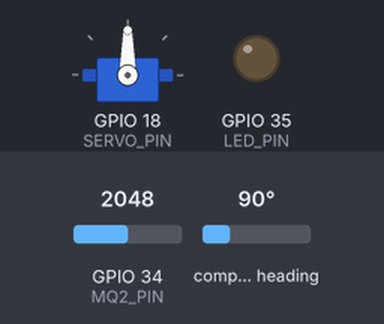
The program below on a simulated ESP32. Shown: servo, output pins drawn as LEDs (lit = HIGH). Inputs (shaded band) come from the test bench; at power-on: compass heading 90°, GPIO 34 (MQ2_PIN) = 2048 (analog values on the 0–4095 scale). The ROS host is connected and sends only what is stated.

Above: at 5.2 s.
5.3 s: compass heading set to 7°
At 6.5 s:
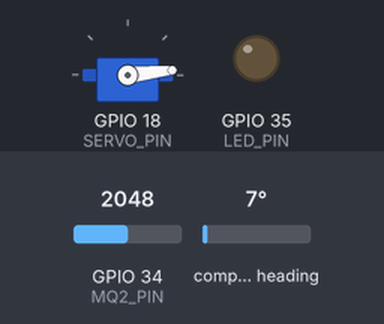
6.8 s: GPIO 34 (MQ2_PIN) set to 3138
8.3 s: GPIO 34 (MQ2_PIN) set to 3261
At 9.3 s:
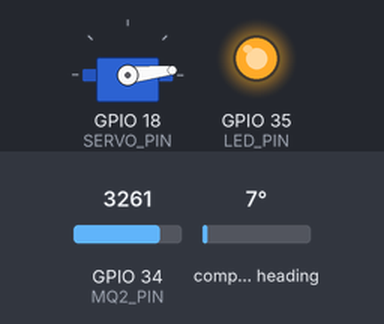
9.8 s: compass heading set to 90°
At 10.6 s:
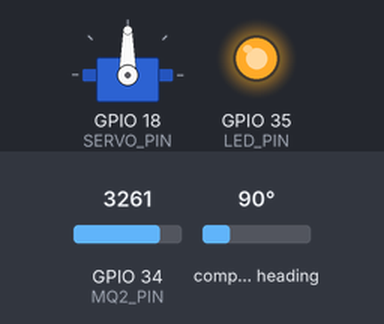
11.3 s: compass heading set to 180°
At 12.5 s:
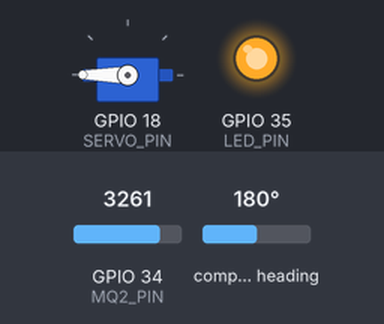
12.8 s: GPIO 34 (MQ2_PIN) set to 3160
At 13.9 s:
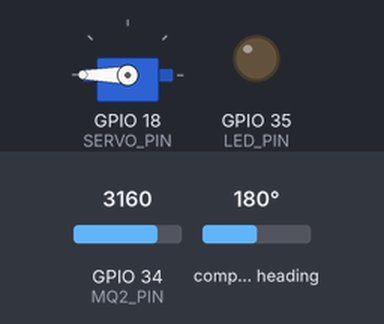
Timing chart, 0 to 15.3 s (numbered marks = the images above; inputs shaded):
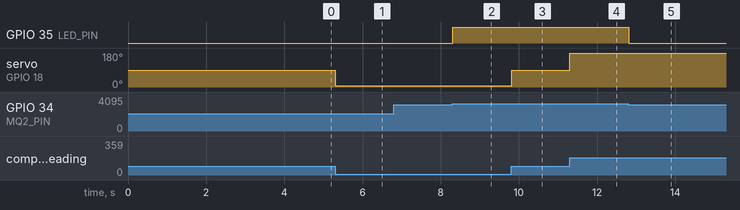

The program:

main.cpp
```cpp
#include <Arduino.h>
#include <WiFi.h>
#include <micro_ros_platformio.h>

#include <rcl/rcl.h>
#include <rclc/rclc.h>
#include <rclc/executor.h>

#include <std_msgs/msg/int32.h>

#include <Wire.h>
#include <AS5600.h>
#include <ESP32Servo.h>

/* ===================== CONFIG ===================== */

// WiFi credentials
char ssid[] = "PRABHU";
char password[] = "kee129..";

// micro-ROS Agent (PC running micro-ROS agent)
IPAddress agent_ip(10,239,213,239);
uint16_t agent_port = 8888;

/* ===================== HARDWARE ===================== */

AS5600 as5600;
Servo smokeServo;

// Pins
#define MQ2_PIN    34
#define SERVO_PIN  18
#define LED_PIN    35

/* =================== MICRO-ROS =================== */

rcl_publisher_t pub_smoke;
std_msgs__msg__Int32 msg_smoke;

rcl_timer_t timer;
rclc_executor_t executor;
rclc_support_t support;
rcl_allocator_t allocator;
rcl_node_t node;

/* ===================== MACROS ===================== */

#define RCCHECK(fn) { rcl_ret_t rc = fn; if (rc != RCL_RET_OK) error_loop(); }
#define RCSOFTCHECK(fn) { rcl_ret_t rc = fn; (void) rc; }

/* ===================== ERROR LOOP ===================== */

void error_loop()
{
  while (1)
  {
    delay(100);
  }
}

/* ===================== TIMER CALLBACK ===================== */

// This now runs incredibly fast: every 50ms (20 times a second)
void timer_callback(rcl_timer_t *timer, int64_t last_call_time)
{
  (void) last_call_time;

  if (timer != NULL)
  {
    // -----------------------------
    // 1. Encoder -> Servo Logic (HIGH SENSITIVITY)
    // -----------------------------
    float towerAngle = as5600.readAngle() * 360.0 / 4096.0;
    float servoAngle = 0;

    // Cut off excessive readings from 180 to 360
    if(towerAngle > 180.0) {
      servoAngle = 180.0;
    } else {
      servoAngle = towerAngle;
    }

    smokeServo.write(servoAngle);

    // -----------------------------
    // 2. MQ2 -> LED Logic
    // -----------------------------
    int smokeValue = analogRead(MQ2_PIN);

    if(smokeValue < 1200) {
      digitalWrite(LED_PIN, LOW); // SAFE
    }
    else if(smokeValue < 2200) {
      digitalWrite(LED_PIN, LOW); // LOW RISK
    }
    else if(smokeValue < 3200) {
      digitalWrite(LED_PIN, LOW); // MEDIUM RISK
    }
    else {
      digitalWrite(LED_PIN, HIGH); // HIGH RISK
    }

    // -----------------------------
    // 3. Publish MQ2 to ROS (Safeguard)
    // -----------------------------
    // We use a counter so we don't spam the WiFi network 20 times a second.
    // It will publish every 4th tick (4 * 50ms = 200ms).
    static int publish_counter = 0;
    publish_counter++;

    if (publish_counter >= 4) {
      msg_smoke.data = smokeValue;
      RCSOFTCHECK(rcl_publish(&pub_smoke, &msg_smoke, NULL));
      publish_counter = 0; // Reset counter
    }
  }
}

/* ===================== SETUP ===================== */

void setup()
{
  Serial.begin(115200);

  // Setup Hardware
  Wire.begin(21, 22);
  smokeServo.attach(SERVO_PIN);
  pinMode(LED_PIN, OUTPUT);

  analogReadResolution(12);
  pinMode(MQ2_PIN, INPUT);

  delay(2000);

  // Configure WiFi micro-ROS transport
  set_microros_wifi_transports(
    ssid,
    password,
    agent_ip,
    agent_port
  );

  delay(2000);

  allocator = rcl_get_default_allocator();

  // Initialize micro-ROS support
  RCCHECK(rclc_support_init(&support, 0, NULL, &allocator));

  // Create node
  RCCHECK(
    rclc_node_init_default(
      &node,
      "esp32_forest_fire_node",
      "",
      &support
    )
  );

  // Create Publisher
  RCCHECK(
    rclc_publisher_init_default(
      &pub_smoke,
      &node,
      ROSIDL_GET_MSG_TYPE_SUPPORT(std_msgs, msg, Int32),
      "sensor/mq2_smoke"
    )
  );

  // Create timer (20 Hz / 50ms interval for high sensitivity)
  const unsigned int timer_timeout = 50;
  RCCHECK(
    rclc_timer_init_default(
      &timer,
      &support,
      RCL_MS_TO_NS(timer_timeout),
      timer_callback
    )
  );

  // Create executor
  RCCHECK(
    rclc_executor_init(
      &executor,
      &support.context,
      1,
      &allocator
    )
  );

  // Add timer handle to executor
  RCCHECK(rclc_executor_add_timer(&executor, &timer));
}

/* ===================== LOOP ===================== */

void loop()
{
  // Spin the executor to handle networking
  RCSOFTCHECK(
    rclc_executor_spin_some(
      &executor,
      RCL_MS_TO_NS(10) // Lowered spin timeout to match the faster hardware loop
    )
  );

  delay(5); // Shorter delay so the loop runs fast enough for the 50ms timer
}
```

Measured:
- the behaviour switches between 3199 and 3200 on GPIO 34 (MQ2_PIN) (found by bisection; images 1 and 2)
- after the input at 5.3 s, servo on GPIO 18 (SERVO_PIN): 90° → 6° at once
- after the input at 6.8 s, every drawn part: stays the same
- after the input at 8.3 s, GPIO 35 (LED_PIN): LOW → HIGH at once
- after the input at 9.8 s, servo on GPIO 18 (SERVO_PIN): 6° → 90° at once
- after the input at 11.3 s, servo on GPIO 18 (SERVO_PIN): 90° → 180° at once
- after the input at 12.8 s, GPIO 35 (LED_PIN): HIGH → LOW at once
